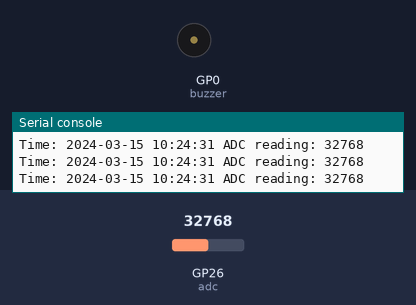
Recording of a program running on a simulated Raspberry Pi Pico running MicroPython. On the bench: buzzer (waves = sounding), the last lines printed to the serial console. The inputs (shaded band) are chosen by the test bench; at power-on: GP26 (adc) = 32768 (analog values on the 0–65535 scale). The clock reads 2024-03-15 10:24:30 at power-on unless the program sets it; files the program writes start out absent.

Above: at 1.28 s.
1.3 s: GP26 (adc) set to 245
At 1.9 s:
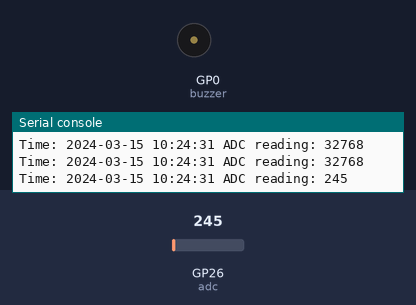
4.3 s: GP26 (adc) set to 1555
At 4.52 s:
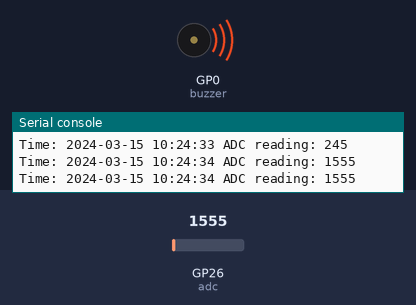
Timing chart, 0 to 13.3 s (numbered marks = the images above; inputs shaded):
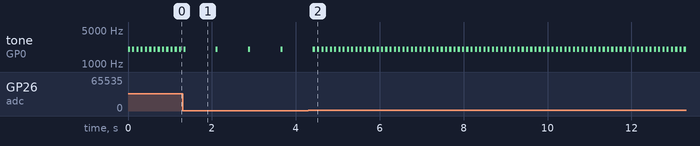

The program:

UV_Sensor_with_beeper_and_RTC.py
```python
from machine import Pin, ADC, PWM, I2C
import utime

# DS3231 RTC class for zs-042 RTC module
class DS3231:
    def __init__(self, i2c, addr=0x68):
        self.i2c = i2c
        self.addr = addr

    def bcd2dec(self, bcd):
        return (bcd >> 4) * 10 + (bcd & 0x0F)

    def get_time(self):
        # Read 7 bytes starting at register 0x00
        data = self.i2c.readfrom_mem(self.addr, 0x00, 7)
        sec = self.bcd2dec(data[0] & 0x7F)
        minute = self.bcd2dec(data[1])
        hour = self.bcd2dec(data[2])
        day = self.bcd2dec(data[4])
        month = self.bcd2dec(data[5] & 0x1F)
        year = self.bcd2dec(data[6]) + 2000
        return (year, month, day, hour, minute, sec)

    def get_time_str(self):
        t = self.get_time()
        return "{:04d}-{:02d}-{:02d} {:02d}:{:02d}:{:02d}".format(t[0], t[1], t[2], t[3], t[4], t[5])

# Setup I2C for RTC on GP16 (SDA) and GP17 (SCL)
i2c = I2C(0, scl=Pin(17), sda=Pin(16), freq=400000)
rtc = DS3231(i2c)

# Setup ADC for UV sensor on GPIO26
adc = ADC(0)

# Setup buzzer PWM on GPIO0
buzzer = PWM(Pin(0))
buzzer.freq(2000)  # Set tone frequency to 2kHz

def compute_beep_period(ad_value):
    """
    Map the sensor reading (range ~20 to 900) to a beep period (delay)
    where a lower reading gives a longer delay (slower beeping)
    and a higher reading gives a shorter delay (faster beeping).
    """
    min_reading = 20
    max_reading = 900
    max_delay = 1.0   # seconds delay at low UV levels
    min_delay = 0.1   # seconds delay at high UV levels

    # Clamp the sensor value within expected range
    if ad_value < min_reading:
        ad_value = min_reading
    if ad_value > max_reading:
        ad_value = max_reading

    # Linear mapping: Higher sensor value reduces the delay
    period = max_delay - (ad_value - min_reading) * (max_delay - min_delay) / (max_reading - min_reading)
    return period

while True:
    # Read the UV sensor value
    ad_value = adc.read_u16()
    # Get the current time from the RTC
    timestamp = rtc.get_time_str()
    print("Time:", timestamp, "ADC reading:", ad_value)

    # Log the timestamp and sensor value to uvdata.csv
    with open("uvdata.csv", "a") as f:
        f.write("{},{}\n".format(timestamp, ad_value))

    # Compute the delay period for beeping based on the sensor reading
    period = compute_beep_period(ad_value)
    beep_duration = 0.05  # seconds for which the buzzer is on

    if period <= beep_duration:
        # For very high UV levels: nearly continuous tone
        buzzer.duty_u16(32768)  # Turn on buzzer at 50% duty cycle
        utime.sleep(period)
    else:
        # Beep for beep_duration, then pause for the remainder of the period
        buzzer.duty_u16(32768)  # Turn on buzzer
        utime.sleep(beep_duration)
        buzzer.duty_u16(0)      # Turn off buzzer
        utime.sleep(period - beep_duration)
```

Measured:
- after the input at 1.3 s, tone on GP0 (buzzer): alternates 2000 Hz for 0.05 s and silent for 0.72 s, starting after 0.79 s
- after the input at 4.3 s, tone on GP0 (buzzer): alternates 2000 Hz for 0.05 s and silent for 0.05 s, starting after 0.21 s
- by itself, tone on GP0 (buzzer): alternates 2000 Hz for 0.05 s and silent for 0.05 s
